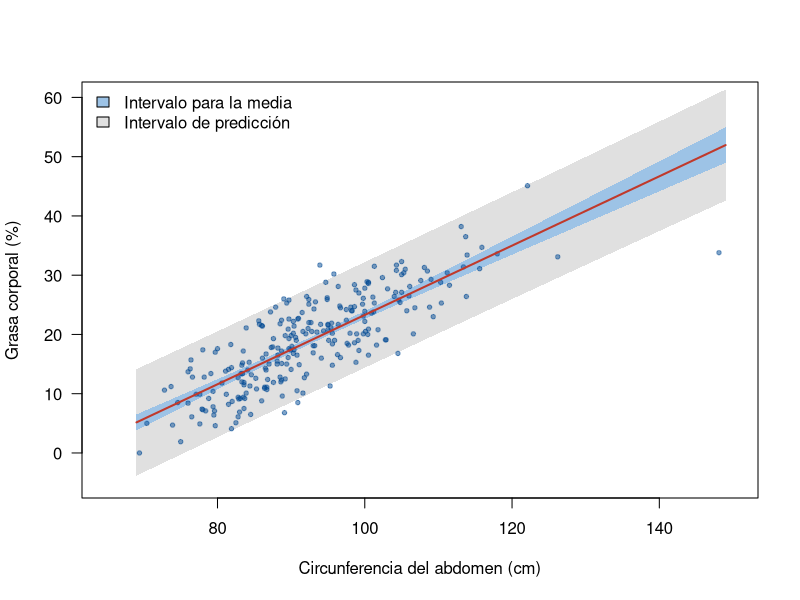

This chart was generated by the following R code:
## ---- chunk 1
knitr::opts_chunk$set(echo = TRUE, message = FALSE, warning = FALSE, comment = NA, collapse = FALSE)
options(scipen = 999)
## ---- chunk 2
grasa <- read.csv("data/grasa.csv")
modelo <- lm(grasa ~ abdomen, data = grasa)
n <- nrow(grasa)
## ---- chunk 3
nuevos <- data.frame(abdomen = c(85, 110, 125))
predict(modelo, newdata = nuevos)
## ---- chunk 4
predict(modelo, newdata = nuevos, interval = "confidence")
## ---- chunk 5
predict(modelo, newdata = nuevos, interval = "prediction")
## ---- chunk 6
malla <- data.frame(abdomen = seq(69, 149, by = 1))
ic <- predict(modelo, newdata = malla, interval = "confidence")
ip <- predict(modelo, newdata = malla, interval = "prediction")
plot(grasa ~ abdomen, data = grasa, type = "n", las = 1,
     xlab = "Circunferencia del abdomen (cm)", ylab = "Grasa corporal (%)",
     xlim = c(65, 150), ylim = c(-5, 60))
polygon(c(malla$abdomen, rev(malla$abdomen)), c(ip[, "lwr"], rev(ip[, "upr"])),
        col = "#E0E0E0", border = NA)
polygon(c(malla$abdomen, rev(malla$abdomen)), c(ic[, "lwr"], rev(ic[, "upr"])),
        col = "#9DC3E6", border = NA)
points(grasa ~ abdomen, data = grasa, pch = 19, cex = 0.6, col = "#034A9480")
lines(malla$abdomen, ic[, "fit"], col = "#C0392B", lwd = 2)
legend("topleft", bty = "n", fill = c("#9DC3E6", "#E0E0E0"),
       legend = c("Intervalo para la media", "Intervalo de predicción"))
## ---- chunk 7
ip_datos <- predict(modelo, interval = "prediction")
mean(grasa$grasa >= ip_datos[, "lwr"] & grasa$grasa <= ip_datos[, "upr"])
## ---- chunk 8
predict(modelo, newdata = data.frame(abdomen = c(55, 170)), interval = "prediction")
## ---- chunk 9
x <- grasa$abdomen
Sxx <- sum((x - mean(x))^2)
y0 <- coef(modelo)[1] + coef(modelo)[2] * 85
ee_pred <- sigma(modelo) * sqrt(1 + 1 / n + (85 - mean(x))^2 / Sxx)
y0 + c(-1, 1) * qt(0.975, n - 2) * ee_pred
predict(modelo, data.frame(abdomen = 85), interval = "prediction")
## ---- chunk 10
puntos <- data.frame(abdomen = c(70, 92, 140))
ic3 <- predict(modelo, puntos, interval = "confidence")
ip3 <- predict(modelo, puntos, interval = "prediction")
data.frame(abdomen = puntos$abdomen,
           ancho_media = ic3[, "upr"] - ic3[, "lwr"],
           ancho_prediccion = ip3[, "upr"] - ip3[, "lwr"])
## ---- chunk 11
set.seed(2026)
x_grande <- sample(grasa$abdomen, 10000, replace = TRUE)
y_grande <- -35 + 0.58 * x_grande + rnorm(10000, 0, 4.5)
m_grande <- lm(y_grande ~ x_grande)
predict(m_grande, data.frame(x_grande = 110), interval = "confidence")
predict(m_grande, data.frame(x_grande = 110), interval = "prediction")
